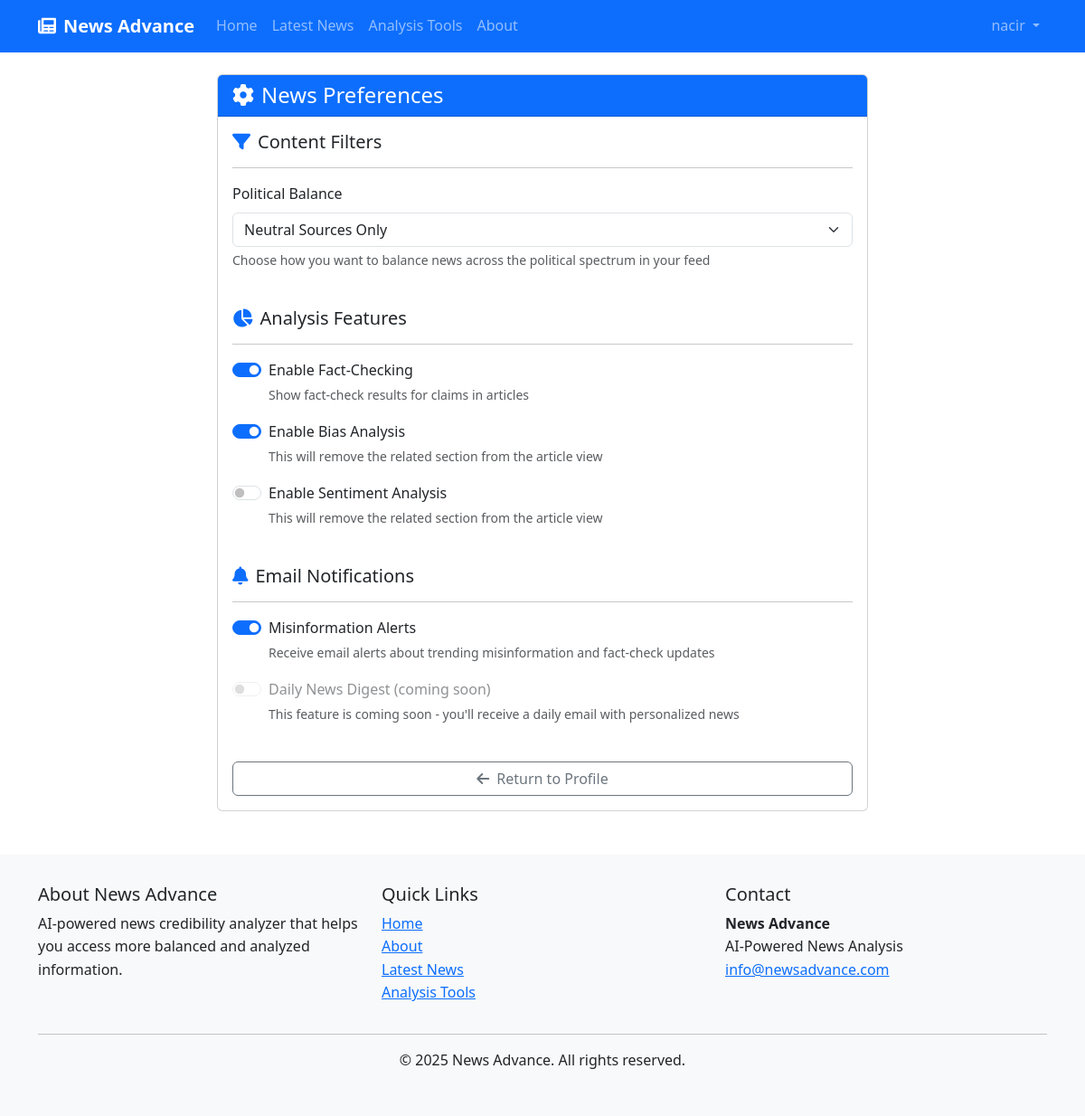
/accounts/preferences/ (signed in), run on an earlier commit of the app's database.
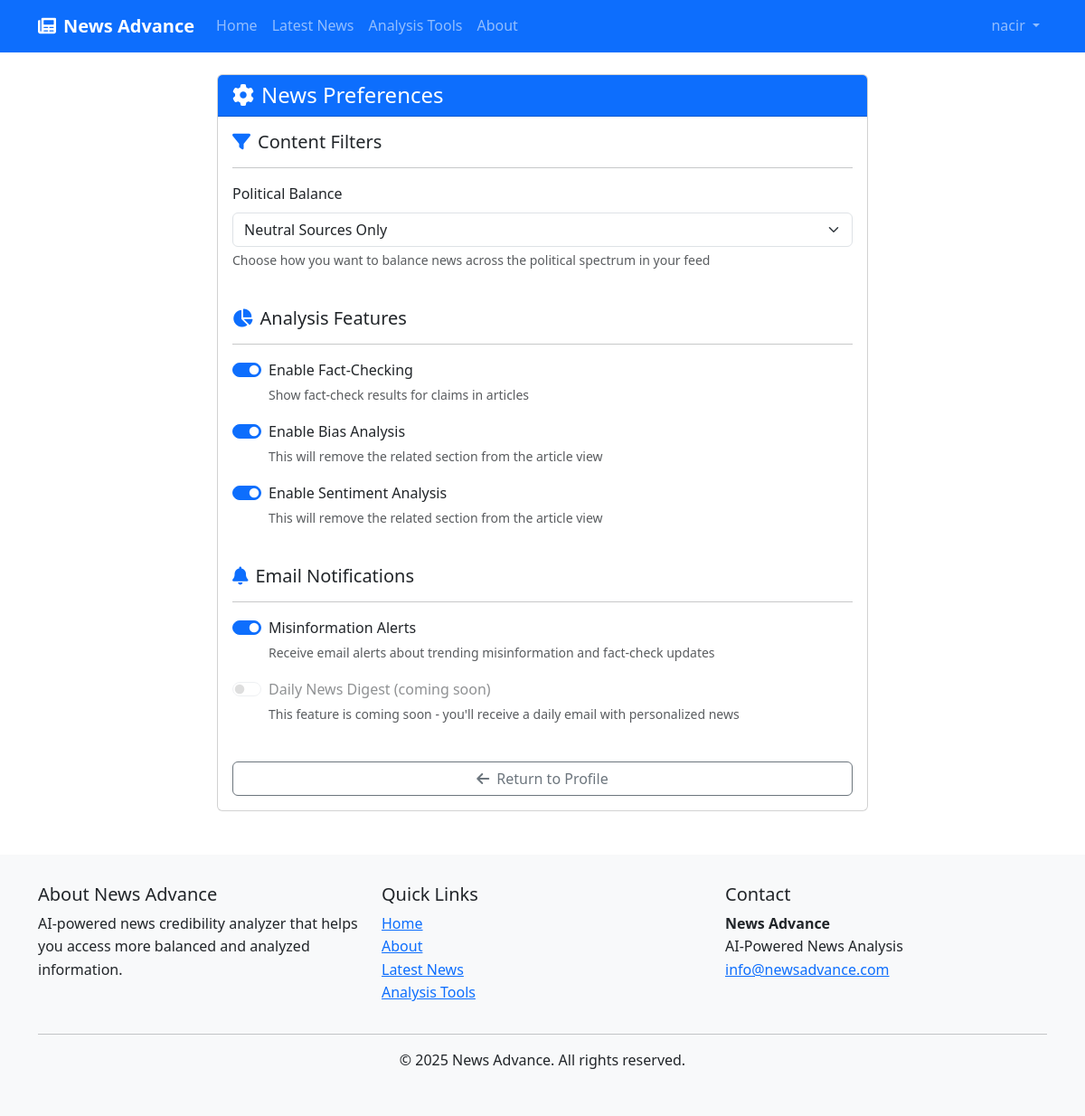
And on a later commit of the database.
### accounts/models.py (models this page shows, shortened)
class UserPreferences(models.Model):
    POLITICAL_FILTER_CHOICES = [
        ('all', 'Show All'),
        ('balanced', 'Balanced Mix'),
        ('neutral_only', 'Neutral Sources Only'),
        ('diverse', 'Diverse Viewpoints'),
    ]
    user = models.OneToOneField(User, on_delete=models.CASCADE, related_name='preferences')
    political_filter = models.CharField(max_length=15, choices=POLITICAL_FILTER_CHOICES, default='balanced')
    enable_fact_check = models.BooleanField(default=True)
    enable_bias_analysis = models.BooleanField(default=True)
    enable_sentiment_analysis = models.BooleanField(default=True)
    receive_misinformation_alerts = models.BooleanField(default=True)
    daily_digest_email = models.BooleanField(default=False)

### accounts/views.py (the view, shortened to what this page needs)
# urls.py: path('preferences/', views.preferences, name='preferences'),
@login_required
def preferences(request):
    user = request.user
    preferences = user.preferences
    context = {
        'user': user,
        'preferences': preferences,
    }
    return render(request, 'accounts/preferences.html', context)

### accounts/templates/accounts/preferences.html (shortened to what the changed rows need)
{% extends 'base.html' %}
{% block content %}
<div class="container">
    <div class="row">
        <div class="col-md-8 offset-md-2">
            <div class="card">
                <div class="card-body">
                    <div>
                        <div class="row mb-4">
                            <div class="col-md-12">
                                <div class="mb-3">
                                    <label class="form-label">Political Balance</label>
                                    <select name="political_filter" class="form-select">
                                        <option value="neutral_only" {% if preferences.political_filter == 'neutral_only' %}selected{% endif %}>Neutral Sources Only</option>
                                    </select>
                                    <div class="form-text">Choose how you want to balance news across the political spectrum in your feed</div>
                                </div>
                            </div>
                        </div>
                        <div class="row mb-4">
                            <div class="col-md-12">
                                <div class="form-check form-switch mb-3">
                                    <input class="form-check-input" type="checkbox" id="enable_fact_check" name="enable_fact_check" {% if preferences.enable_fact_check %}checked{% endif %}>
                                    <label class="form-check-label" for="enable_fact_check">Enable Fact-Checking</label>
                                    <div class="form-text">Show fact-check results for claims in articles</div>
                                </div>
                                <div class="form-check form-switch mb-3">
                                    <input class="form-check-input" type="checkbox" id="enable_bias_analysis" name="enable_bias_analysis" {% if preferences.enable_bias_analysis %}checked{% endif %}>
                                    <label class="form-check-label" for="enable_bias_analysis">Enable Bias Analysis</label>
                                    <div class="form-text">This will remove the related section from the article view</div>
                                </div>
                                <div class="form-check form-switch mb-3">
                                    <input class="form-check-input" type="checkbox" id="enable_sentiment_analysis" name="enable_sentiment_analysis" {% if preferences.enable_sentiment_analysis %}checked{% endif %}>
                                    <label class="form-check-label" for="enable_sentiment_analysis">Enable Sentiment Analysis</label>
                                    <div class="form-text">This will remove the related section from the article view</div>
                                </div>
                            </div>
                        </div>
                        <div class="row mb-4">
                            <div class="col-md-12">
                                <div class="form-check form-switch mb-3">
                                    {% if user.email %}
                                        <input class="form-check-input" type="checkbox" id="receive_misinformation_alerts" name="receive_misinformation_alerts" {% if preferences.receive_misinformation_alerts %}checked{% endif %}>
                                        <label class="form-check-label" for="receive_misinformation_alerts">Misinformation Alerts</label>
                                        <div class="form-text">Receive email alerts about trending misinformation and fact-check updates</div>
                                    {% endif %}
                                </div>
                            </div>
                        </div>
                    </div>
                </div>
            </div>
        </div>
    </div>
</div>
{% endblock %}

What changed in the data, as far as the page shows it:
changed UserPreferences "Neutral Sources Only": enable_sentiment_analysis "☐" → "☑"
